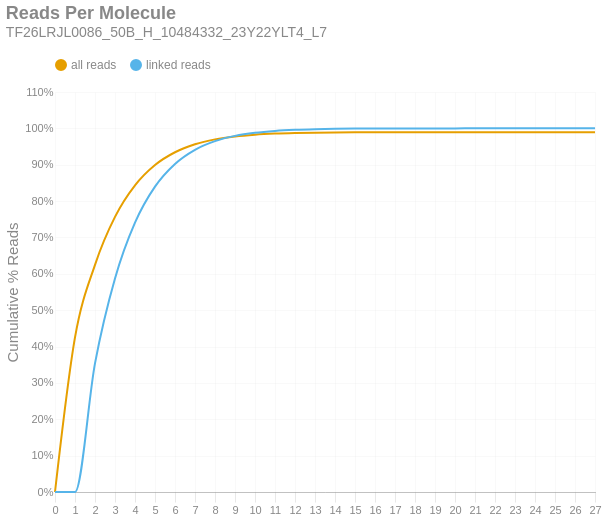

Here is the notebook cell this chart was saved with:
### Markdown cell above
### Reads per Molecule
This chart shows the cumulative distribution of the number of reads per linked molecule. That is, how many alignments are associated with a unique molecule. This excludes the number of reads associated with invalid or absent linked-read barcodes. The `linked` histogram is the percentages recalculated when disregarding singletons.

### Code cell
if SKIPLR:
    print_html(f"Skipped")
else:
    counts = np.bincount(valids['reads'].cast(pl.Int64).to_numpy())
    weighted = counts * np.arange(len(counts))
    all_perc = weighted / n_reads
    linked_perc = weighted / n_linked_reads
    linked_perc[1] = 0
    binned_df = pl.DataFrame({
        'readsper': list(range(len(counts))),
        'all reads (cumsum)': np.cumsum(all_perc).tolist(),
        'linked reads (cumsum)': np.cumsum(linked_perc).tolist(),
    })

    with SafeRender(binned_df):
        (
            density_plot(binned_df, 'Reads Per Molecule', samplename, 'readspmol')
            .encode(
                x=alt.X('readsper:O', title=None).axis(labelAngle=0).scale(padding=0),
                y=alt.Y('value:Q', title='Cumulative % Reads').axis(format='%').stack(False),
                color=alt.Color("key:N").scale(domain=["all reads", "linked reads"]),
                tooltip=[
                    alt.Tooltip("key:N", title="Data Type"),
                    alt.Tooltip("readsper:O", title="Reads Per Molecule"),
                    alt.Tooltip("value:Q", format=".2%", title="% Reads (Cum.)")
                ]            
            )
        ).display()

### Figure 1 — Vega-Lite specification as saved in the notebook (floating-point values rounded to 4 significant figures)
{"width": "container", "height": 400, "config": {"title": {"anchor": "start", "dy": -15, "fontSize": 18, "color": "#888888", "subtitleColor": "#888888", "subtitleFontSize": 14}, "arc": {"fill": "#0072B2"}, "axis": {"domainColor": "#888888", "domainWidth": 0.5, "gridWidth": 0.2, "grid": false, "titleFontWeight": 400, "titleFontSize": 15, "labelFontSize": 11, "labelColor": "#888888", "tickColor": "#888888", "tickWidth": 0.2, "titleColor": "#888888"}, "axisBand": {"grid": false}, "axisX": {"grid": true, "tickSize": 10, "domainCap": "round"}, "axisY": {"domain": false, "grid": true, "tickSize": 0, "domainCap": "round"}, "background": "transparent", "header": {"labelFontSize": 15, "labelColor": "#888888", "titleFontSize": 15, "titleFontWeight": 600, "titleColor": "#888888"}, "legend": {"labelFont": "sans-serif", "labelFontSize": 12, "labelColor": "#888888", "symbolSize": 100, "symbolType": "circle", "titleFontSize": 12, "titlePadding": 10, "titleColor": "#888888", "title": null, "orient": "top"}, "range": {"category": ["#E69F00", "#56B4E9", "#009E73", "#F0E442", "#0072B2", "#D55E00", "#CC79A7", "#000000"], "diverging": ["#cfe8f3", "#a2d4ec", "#73bfe2", "#46abdb", "#1696d2", "#12719e"]}, "area": {"fill": "#0072B2", "fillOpacity": 0.7, "line": true, "strokeOpacity": 0.7}, "line": {"color": "#0072B2", "stroke": "#0072B2", "strokeWidth": 2}, "trail": {"color": "#0072B2", "stroke": "#0072B2", "strokeWidth": 0, "size": 1}, "point": {"filled": true, "fillOpacity": 1.0, "size": 95}, "text": {"color": "#888888", "fontSize": 11, "align": "right", "fontWeight": 400, "size": 11}, "bar": {"fill": "#0072B2", "stroke": null}, "view": {"stroke": null, "continuousWidth": 660, "continuousHeight": 400}}, "data": {"name": "data-4957edbfd1dd3226b3a492f2932518bd"}, "mark": {"type": "line", "interpolate": "monotone", "point": {"opacity": 0, "size": 275}}, "encoding": {"color": {"field": "key", "scale": {"domain": ["all reads", "linked reads"]}, "type": "nominal"}, "tooltip": [{"field": "key", "title": "Data Type", "type": "nominal"}, {"field": "readsper", "title": "Reads Per Molecule", "type": "ordinal"}, {"field": "value", "format": ".2%", "title": "% Reads (Cum.)", "type": "quantitative"}], "x": {"axis": {"labelAngle": 0}, "field": "readsper", "scale": {"padding": 0}, "title": null, "type": "ordinal"}, "y": {"axis": {"format": "%"}, "field": "value", "stack": false, "title": "Cumulative % Reads", "type": "quantitative"}}, "params": [{"name": "param_c36ac31b6afebe62", "select": {"type": "point", "fields": ["key"]}, "bind": "legend"}], "title": {"text": "Reads Per Molecule", "subtitle": "TF26LRJL0086_50B_H_10484332_23Y22YLT4_L7"}, "transform": [{"fold": ["all reads (cumsum)", "linked reads (cumsum)"]}, {"calculate": "replace(datum.key, ' (cumsum)', '')", "as": "key"}, {"filter": {"param": "param_c36ac31b6afebe62"}}], "usermeta": {"embedOptions": {"downloadFileName": "TF26LRJL0086_50B_H_10484332_23Y22YLT4_L7.readspmol"}}, "$schema": "https://vega.github.io/schema/vega-lite/v6.4.1.json", "datasets": {"data-4957edbfd1dd3226b3a492f2932518bd": [{"readsper": 0, "all reads (cumsum)": 0.0, "linked reads (cumsum)": 0.0}, {"readsper": 1, "all reads (cumsum)": 0.4252, "linked reads (cumsum)": 0.0}, {"readsper": 2, "all reads (cumsum)": 0.6247, "linked reads (cumsum)": 0.3536}, {"readsper": 3, "all reads (cumsum)": 0.7565, "linked reads (cumsum)": 0.5871}, {"readsper": 4, "all reads (cumsum)": 0.8432, "linked reads (cumsum)": 0.7406}, {"readsper": 5, "all reads (cumsum)": 0.8991, "linked reads (cumsum)": 0.8397}, {"readsper": 6, "all reads (cumsum)": 0.9343, "linked reads (cumsum)": 0.9021}, {"readsper": 7, "all reads (cumsum)": 0.9563, "linked reads (cumsum)": 0.9411}, {"readsper": 8, "all reads (cumsum)": 0.9697, "linked reads (cumsum)": 0.9649}, {"readsper": 9, "all reads (cumsum)": 0.9779, "linked reads (cumsum)": 0.9793}, {"readsper": 10, "all reads (cumsum)": 0.9827, "linked reads (cumsum)": 0.988}, {"readsper": 11, "all reads (cumsum)": 0.9856, "linked reads (cumsum)": 0.9931}, {"readsper": 12, "all reads (cumsum)": 0.9873, "linked reads (cumsum)": 0.996}, {"readsper": 13, "all reads (cumsum)": 0.9883, "linked reads (cumsum)": 0.9978}, {"readsper": 14, "all reads (cumsum)": 0.9888, "linked reads (cumsum)": 0.9987}, {"readsper": 15, "all reads (cumsum)": 0.9891, "linked reads (cumsum)": 0.9993}, {"readsper": 16, "all reads (cumsum)": 0.9893, "linked reads (cumsum)": 0.9996}, {"readsper": 17, "all reads (cumsum)": 0.9894, "linked reads (cumsum)": 0.9998}, {"readsper": 18, "all reads (cumsum)": 0.9895, "linked reads (cumsum)": 0.9999}, {"readsper": 19, "all reads (cumsum)": 0.9895, "linked reads (cumsum)": 0.9999}, {"readsper": 20, "all reads (cumsum)": 0.9895, "linked reads (cumsum)": 1.0}, {"readsper": 21, "all reads (cumsum)": 0.9895, "linked reads (cumsum)": 1.0}, {"readsper": 22, "all reads (cumsum)": 0.9895, "linked reads (cumsum)": 1.0}, {"readsper": 23, "all reads (cumsum)": 0.9895, "linked reads (cumsum)": 1.0}, {"readsper": 24, "all reads (cumsum)": 0.9895, "linked reads (cumsum)": 1.0}, {"readsper": 25, "all reads (cumsum)": 0.9895, "linked reads (cumsum)": 1.0}, {"readsper": 26, "all reads (cumsum)": 0.9895, "linked reads (cumsum)": 1.0}, {"readsper": 27, "all reads (cumsum)": 0.9895, "linked reads (cumsum)": 1.0}]}}
